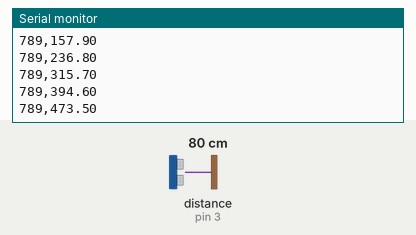
A sketch run on a simulated Arduino Uno, built with avr-gcc and run on an emulated ATmega328P. Shown: the last lines printed to the serial monitor. Wiring (inferred from the names in the program): ultrasonic range finder: trigger pin 2; echo pin 3. The inputs (shaded band) are chosen by the test bench; at power-on: distance to the obstacle (sensor on pin 3) 80 cm. The echo pulse lasts 58.3 µs per cm.

Above: at 1.2 s.
1.3 s: distance to the obstacle (sensor on pin 3) set to 2 cm
At 1.4 s:
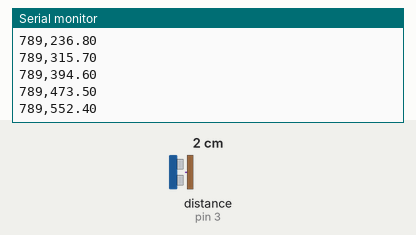
2.8 s: distance to the obstacle (sensor on pin 3) set to 4 cm
At 2.81 s:
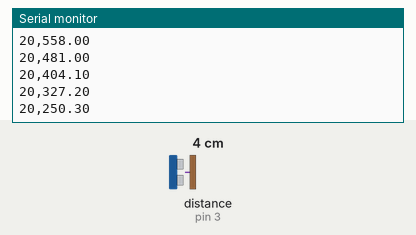
Timing chart, 0 to 5.8 s (numbered marks = the images above; inputs shaded):
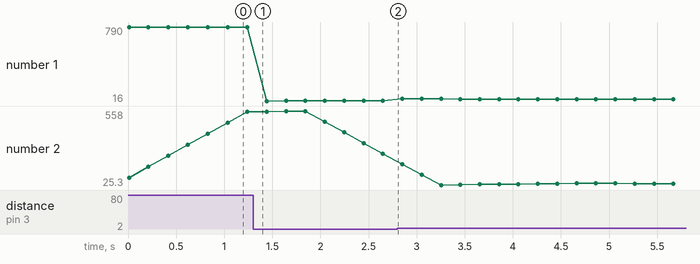

Measured:
- plotted number 1: 789 → 20 after the input at 1.3 s, 20 → 36 after the input at 2.8 s
- plotted number 2: 552.4 → 250.3 after the input at 1.3 s, 250.3 → 36 after the input at 2.8 s

The sketch:

sonar.ino
```cpp
int trigPin = 2;
int echoPin = 3;


#define MASK_LENGTH   10
int raw_array[MASK_LENGTH] = {0,};
int raw_array_index = 0;
float x;
/* Mask 크기만큼 데이터를 평균낸다. */
float movingAverageFilter()
{
    int i = 0;
    int sum = 0;

    for (i = 0; i < MASK_LENGTH; i++) {
      sum += raw_array[i];
    }
    return ((float)sum / MASK_LENGTH);
}

/* 새로운 데이터를 array에 넣는다. */
void insertIntoRawArray(int value)
{
    raw_array[raw_array_index] = value;

    raw_array_index++;

    if (raw_array_index >= MASK_LENGTH) {
      raw_array_index = 0;
    }
}


void setup(){
  Serial.begin(9600);       // 시리얼 속도 설정
  pinMode(echoPin, INPUT);   // echoPin 입력
  pinMode(trigPin, OUTPUT);  // trigPin 출력
  Serial.println("mm,평균");
}

void loop(){
  long duration, distance;
  digitalWrite(trigPin, HIGH);  // trigPin에서 초음파 발생(echoPin도 HIGH)
  //delayMicroseconds(10);
  digitalWrite(trigPin, LOW);

  duration = pulseIn(echoPin, HIGH);    // echoPin 이 HIGH를 유지한 시간을 저장 한다.
  distance = ((float)(340 * duration) / 1000) / 2;

  //Serial.print("DIstance : "); // 물체와 초음파 센서간 거리를 표시
  Serial.print(distance);
  //Serial.println("mm");
  Serial.print(",");


   insertIntoRawArray(distance);
   // Serial.println("평균 : ");
    Serial.println(movingAverageFilter());
  delay(200);
}
```
